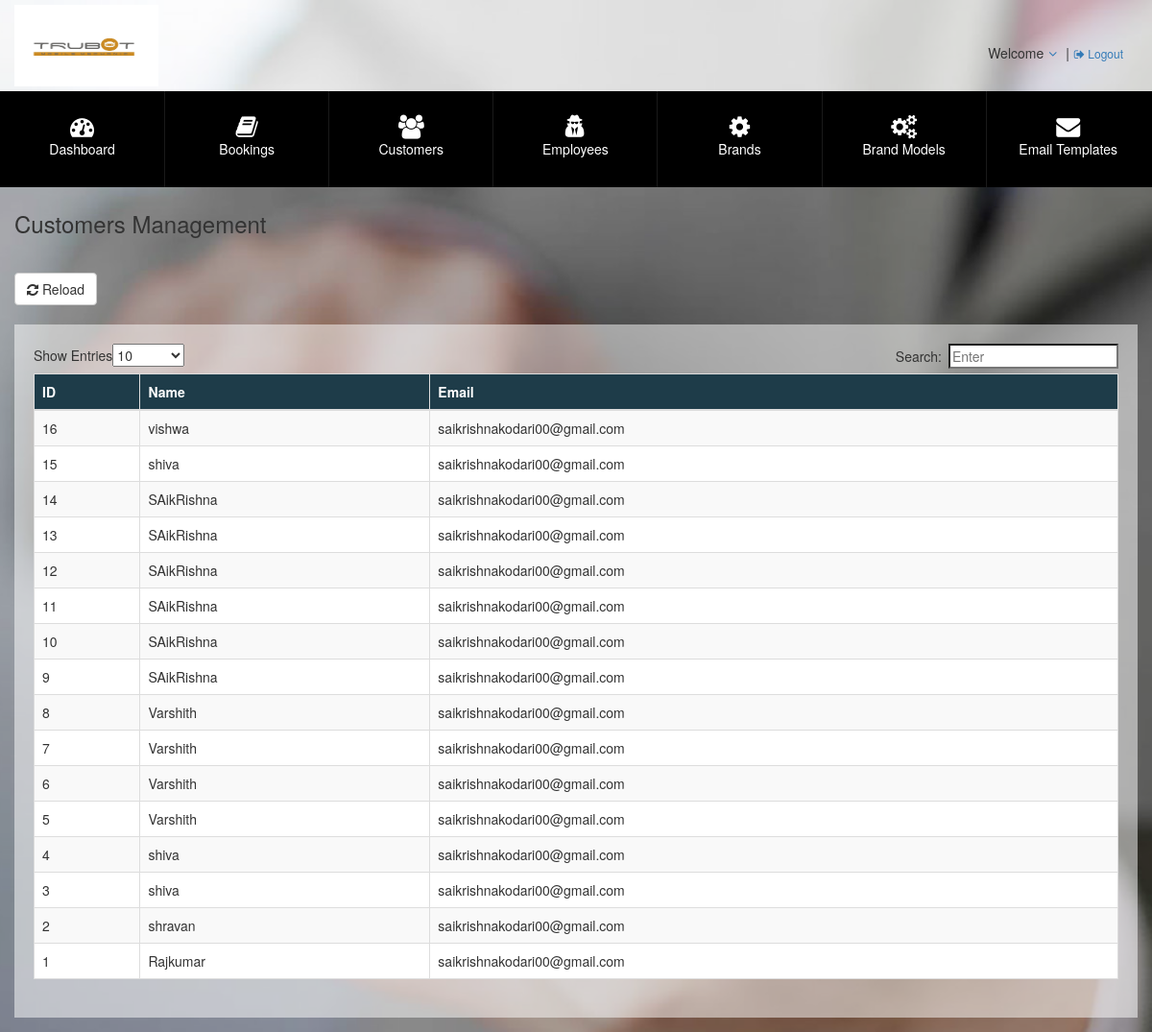
The app's page /customers/ with its own data.
### myapp1/models.py (models this page shows, shortened)
class customer(models.Model):
    Name=models.CharField(max_length=100)
    Email=models.CharField(max_length=100)

### myapp1/views.py (the view)
# urls.py: path('customers/',views.clientspage),
def clientspage(request):
    data=customer.objects.all()
    bookingsclients=[obj.__dict__ for obj in data]
    bookingsclients=bookingsclients[::-1]
    return render(request,'clients.html',{'bookingsclients':bookingsclients})

### templates/clients.html (shortened to what this page needs)
{% extends 'main.html' %}
{% block content %}
{%load static%}
<div id="content">
    <div class="filterBar">
        <div class="container">
            <h3>Customers Management</h3>
            <br />
            <button class="btn btn-default" onclick="load()"><i class="fa fa-refresh"></i> Reload</button>
            <br />
            <br />
            <div id="table_wrapper" class="dataTables_wrapper">
            <div class="dataTables_length" id="table_length">
                <label>Show Entries<select name="table_length" aria-controls="table" class="">
                    <option value="10">10</option><option value="25">25</option><option value="50">50</option><option value="100">100</option></select></label></div>
            <div id="table_filter" class="dataTables_filter">
                <label>Search:<input type="search" class="" placeholder="Enter" aria-controls="table"></label></div>
            <table id="table" class="table table-striped table-bordered" cellspacing="0" width="100%">
                <thead>
                    <tr >
                        <th>ID</th>
                        <th>Name</th>
                        <th>Email</th>
                    </tr>
                </thead>
                <tbody>
                    {%for i in bookingsclients%}
                    <tr role="row" class="odd">
                        <td>{{i.id}}</td>
                        <td>{{i.Name}}</td>
                        <td>{{i.Email}}</td>
                    </tr>
                    {% endfor %}
                </tbody>
            </table>
        </div>
    </div>
</div>
{%  endblock %}

### static/styles/styles.css (style rules this page uses)
* { box-sizing: border-box }
html { overflow: auto }
body { background: url(../images/background.jpg) no-repeat top center fixed #7c1703; background-size: cover; font: normal 14px "open_sansregular", Calibri, sans-serif, Arial; padding: 0; margin: 0 }
h1, h2, h3, h4, h5, h6 { font-weight: normal; color: rgba(0,0,0,0.8); padding: 3px 0; margin: 0 0 10px }
h3 { font-size: 22px }
.floatfix:before, .floatfix:after, .container:before, .container:after { content: ""; display: table }
.container:after, .floatfix:after { clear: both }
.floatfix, .container { zoom: 1 }
table th, table.pad-tbl td { padding: 5px }
.container { width: auto; margin: 0 auto; padding: 5px; position: relative }
.form button, .form [type=submit], .form [type=button], .form [type=reset], .form .btn, .btn-lime, .btn, .btn-default { background: rgba(0,0,0,0.8); min-width: 120px; color: #fff; font-size: 16px; padding: 6px 8px; margin: 5px 5px 5px 0; display: table; outline: none !important; -webkit-transition: all 0.6s ease-in-out; -moz-transition: all 0.6s ease-in-out; transition: all 0.6s ease-in-out }
#content .container { padding: 0 }
#content .filterBar { background: rgba(0,0,0,0.3) }
#content .filterBar::after { clear: both; content: ""; display: table }
#content .filterBar .container { padding: 2px 0 15px }
.table-striped > tbody > tr { background-color:#fff; }
.table-striped > tbody > tr:nth-of-type(2n+1) { background-color:#ddd; }
.table-striped > tbody > tr > td { vertical-align:middle !important; }
.table-bordered > thead > tr > th { background-color:#1E3C49; color:#fff; }
.btn { min-width:auto }
.dataTables_length { float: left; }
.dataTables_filter { float:right; }
.dataTables_wrapper { background-color: rgba(255, 255, 255, 0.5); padding: 20px; }

### records on screen
customer: id "16", Name "vishwa", Email "saikrishnakodari00@gmail.com"
customer: id "15", Name "shiva", Email "saikrishnakodari00@gmail.com"
customer: id "14", Name "SAikRishna", Email "saikrishnakodari00@gmail.com"
customer: id "13", Name "SAikRishna", Email "saikrishnakodari00@gmail.com"
customer: id "12", Name "SAikRishna", Email "saikrishnakodari00@gmail.com"
customer: id "11", Name "SAikRishna", Email "saikrishnakodari00@gmail.com"
customer: id "10", Name "SAikRishna", Email "saikrishnakodari00@gmail.com"
customer: id "9", Name "SAikRishna", Email "saikrishnakodari00@gmail.com"
customer: id "8", Name "Varshith", Email "saikrishnakodari00@gmail.com"
customer: id "7", Name "Varshith", Email "saikrishnakodari00@gmail.com"
customer: id "6", Name "Varshith", Email "saikrishnakodari00@gmail.com"
customer: id "5", Name "Varshith", Email "saikrishnakodari00@gmail.com"
customer: id "4", Name "shiva", Email "saikrishnakodari00@gmail.com"
customer: id "3", Name "shiva", Email "saikrishnakodari00@gmail.com"
customer: id "2", Name "shravan", Email "saikrishnakodari00@gmail.com"
customer: id "1", Name "Rajkumar", Email "saikrishnakodari00@gmail.com"
